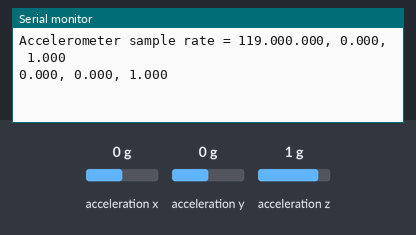
Simulated run of this sketch. Board: Arduino Nano 33 IoT. Parts: the last lines printed to the serial monitor. Inputs (shaded band) come from the test bench; at power-on: acceleration x 0 g, acceleration y 0 g, acceleration z 1 g.

Above: at 2.8 s.
2.9 s: acceleration x set to -1.4 g
At 3.8 s:
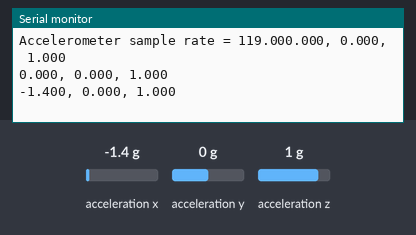
4.4 s: acceleration y set to -1.4 g
At 5.7 s:
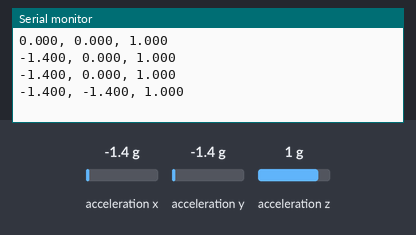
5.9 s: acceleration z set to -1.4 g
At 6.8 s:
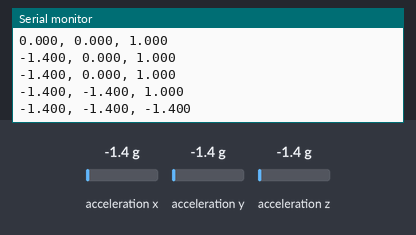

The sketch:

Sketch_5.1P.ino
```cpp
#include <Arduino_LSM6DS3.h> //includes the accelerometer module

void setup() {
  // put your setup code here, to run once:
  Serial.begin(300); //set baud rate
  while(!Serial) //waits for open port

  if (!IMU.begin()) {
    Serial.println("Failed to initialize IMU!");
    while (1);
  }

  //Prints LSM6DS3's sample rate
  Serial.print("Accelerometer sample rate = ");
  Serial.print(IMU.accelerationSampleRate());

}

void loop() {
  delay(1000);

  if (IMU.accelerationAvailable()) {
    float x, y, z;
    IMU.readAcceleration(x, y, z);

    Serial.print(x, 3);
    Serial.print(", ");
    Serial.print(y, 3);
    Serial.print(", ");
    Serial.println(z, 3);

  }
}
```

Measured:
- after the input at 2.9 s, the serial monitor: prints a new line after 0.10 s (image 1)
- after the input at 4.4 s, the serial monitor: prints a new line after 0.61 s (image 2)
- after the input at 5.9 s, the serial monitor: prints a new line after 0.11 s (image 3)
